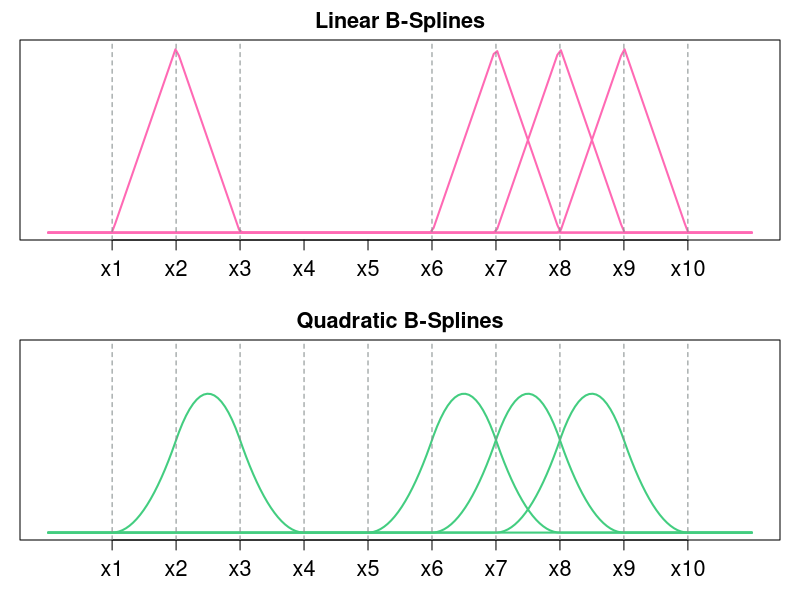

Write the R code that produced this figure.
# Load necessary package
library(splines)

# Define the range for x
x <- seq(0, 11, length.out = 200)
# Define the positions and labels for the x-axis
x_positions <- seq(1, 10, by = 1)  # Positions at each integer
x_labels <- paste0("x", x_positions)

# Define multiple sets of knots
knots_1 <- c(1, 2, 3, 6)
knots_2 <- c(5, 6, 7, 8, 9, 10)
knots_2.2 <- c(7, 8, 9, 10)
knots_3 <- c(1, 2, 3, 4)              # For bspline_3 (degree 2)
knots_4 <- c(5, 6, 7, 8, 9, 10)              # Modified knots for bspline_4 (degree 2)
knots_5 <- c(6, 7, 8, 9)
knots_6 <- c(7, 8, 9, 10)

# Generate B-spline bases for each set of knots for degree 1
bspline_1 <- bs(x, knots = knots_1, degree = 1, intercept = TRUE)
bspline_2 <- bs(x, knots = knots_2, degree = 1, intercept = TRUE)
bspline_2.2 <- bs(x, knots = knots_2.2, degree = 1, intercept = TRUE)

# Generate B-spline bases for each set of knots for degree 2
bspline_3 <- bs(x, knots = knots_3, degree = 2, intercept = TRUE)
bspline_4 <- bs(x, knots = knots_4, degree = 2, intercept = TRUE)
bspline_5 <- bs(x, knots = knots_5, degree = 2, intercept = TRUE) 
bspline_6 <- bs(x, knots = knots_6, degree = 2, intercept = TRUE)

par(mfrow = c(2,1), mar = c(3, 1, 2, 1))
# Plot the B-spline basis functions for each set of knots
plot(x, bspline_1[, 3], type = "l", col = "hotpink", lwd = 2,
     xlim = c(0, 11), ylim = c(0, 1),
     main = "Linear B-Splines",
     cex.main = 1.3,
     xaxt = "n", yaxt = "n",
     xlab = "", ylab = "")

axis(1, at = x_positions, labels = x_labels, cex.axis = 1.3)

# Add B-spline basis functions from the second set of knots
lines(x, bspline_2[, 4], col = "hotpink", lwd = 2)
lines(x, bspline_2.2[, 3], col = "hotpink", lwd = 2)
lines(x, bspline_2.2[, 4], col = "hotpink", lwd = 2)

# Add vertical dashed lines for each set of knots
abline(v = knots_1, col = "azure4", lty = 2)
abline(v = knots_2.2, col = "azure4", lty = 2)


# Plot the B-spline basis functions for each set of knots
plot(x, bspline_3[, 4], type = "l", col = "seagreen3", lwd = 2,
     xlim = c(0, 11), ylim = c(0, 1),
     main = "Quadratic B-Splines",
     cex.main = 1.3,
     xaxt = "n", yaxt = "n",
     xlab = "", ylab = "")

axis(1, at = x_positions, labels = x_labels, cex.axis = 1.3)


# Add B-spline basis functions from the second set of knots
lines(x, bspline_4[, 4], col = "seagreen3", lwd = 2)
lines(x, bspline_5[, 4], col = "seagreen3", lwd = 2)
lines(x, bspline_6[, 4], col = "seagreen3", lwd = 2)

# Add vertical dashed lines for each set of knots
abline(v = knots_3, col = "azure4", lty = 2)
abline(v = knots_4, col = "azure4", lty = 2)



